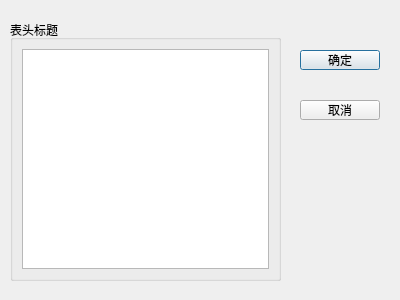
<?xml version="1.0" encoding="UTF-8"?>
<ui version="4.0">
 <class>QWdialogHeaders</class>
 <widget class="QDialog" name="QWdialogHeaders">
  <property name="geometry">
   <rect>
    <x>0</x>
    <y>0</y>
    <width>400</width>
    <height>300</height>
   </rect>
  </property>
  <property name="windowTitle">
   <string>Dialog</string>
  </property>
  <widget class="QGroupBox" name="groupBox">
   <property name="geometry">
    <rect>
     <x>10</x>
     <y>20</y>
     <width>271</width>
     <height>261</height>
    </rect>
   </property>
   <property name="title">
    <string>表头标题</string>
   </property>
   <layout class="QHBoxLayout" name="horizontalLayout">
    <item>
     <widget class="QListView" name="listView"/>
    </item>
   </layout>
  </widget>
  <widget class="QPushButton" name="btnOK">
   <property name="geometry">
    <rect>
     <x>300</x>
     <y>50</y>
     <width>80</width>
     <height>20</height>
    </rect>
   </property>
   <property name="text">
    <string>确定</string>
   </property>
  </widget>
  <widget class="QPushButton" name="btnCancel">
   <property name="geometry">
    <rect>
     <x>300</x>
     <y>100</y>
     <width>80</width>
     <height>20</height>
    </rect>
   </property>
   <property name="text">
    <string>取消</string>
   </property>
  </widget>
 </widget>
 <resources/>
 <connections>
  <connection>
   <sender>btnOK</sender>
   <signal>clicked()</signal>
   <receiver>QWdialogHeaders</receiver>
   <slot>accept()</slot>
   <hints>
    <hint type="sourcelabel">
     <x>339</x>
     <y>59</y>
    </hint>
    <hint type="destinationlabel">
     <x>199</x>
     <y>149</y>
    </hint>
   </hints>
  </connection>
  <connection>
   <sender>btnCancel</sender>
   <signal>clicked()</signal>
   <receiver>QWdialogHeaders</receiver>
   <slot>reject()</slot>
   <hints>
    <hint type="sourcelabel">
     <x>339</x>
     <y>109</y>
    </hint>
    <hint type="destinationlabel">
     <x>199</x>
     <y>149</y>
    </hint>
   </hints>
  </connection>
 </connections>
</ui>
